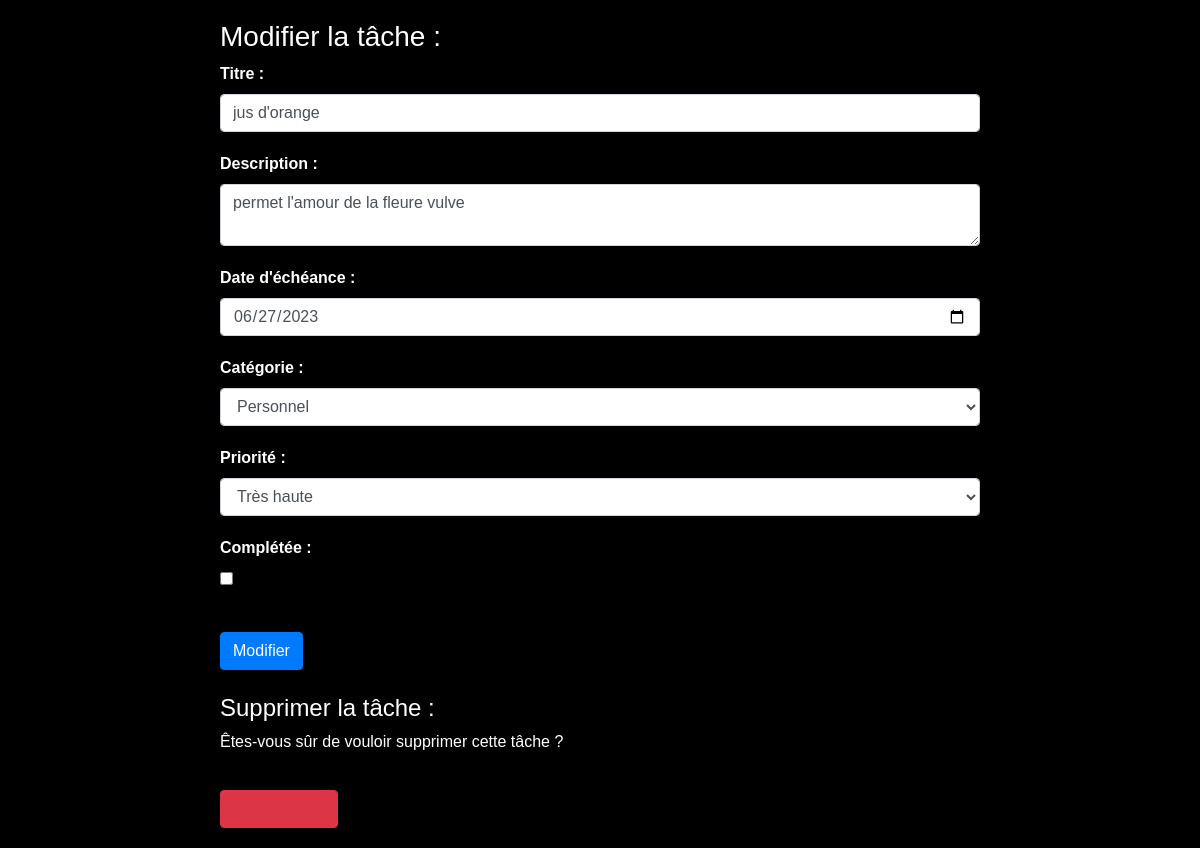
/modifier_tache.php?tache_id=2 (signed in), run on the app's committed database.
### tables this page shows
CREATE TABLE `taches` (
  `id` int(11) NOT NULL,
  `titre` varchar(100) DEFAULT NULL,
  `description` text DEFAULT NULL,
  `date_echeance` date DEFAULT NULL,
  `id_catégorie` int(11) DEFAULT NULL,
  `id_priorité` int(11) DEFAULT NULL,
  `utilisateur_id` int(11) DEFAULT NULL,
  `complétée` tinyint(1) DEFAULT 0
);

### modifier_tache.php (the view, shortened to what this page needs)
<?php
$dsn = "mysql:host=localhost;dbname=taches_projet";
$username = "root";
$password = "";
try {
    $connexion = new PDO($dsn, $username, $password);
    $connexion->setAttribute(PDO::ATTR_ERRMODE, PDO::ERRMODE_EXCEPTION);
} catch (PDOException $e) {
    echo "Erreur de connexion à la base de données : " . $e->getMessage();
    exit;
}
$tache_id = $_GET["tache_id"];
$requete = "SELECT * FROM taches WHERE id = :tache_id";
$statement = $connexion->prepare($requete);
$statement->bindParam(":tache_id", $tache_id);
$statement->execute();
$tache = $statement->fetch(PDO::FETCH_ASSOC);
$categories = $connexion->query("SELECT * FROM Catégorie")->fetchAll(PDO::FETCH_ASSOC);
$priorites = $connexion->query("SELECT * FROM Priorité")->fetchAll(PDO::FETCH_ASSOC);
?>
<!DOCTYPE html>
<html>
<head>
    <link rel="stylesheet" href="https://stackpath.bootstrapcdn.com/bootstrap/4.5.2/css/bootstrap.min.css">
    <link rel="stylesheet" href="https://cdnjs.cloudflare.com/ajax/libs/font-awesome/5.15.3/css/all.min.css">
</head>
<body>
    <div class="container">
        <h3>Modifier la tâche :</h3>
        <form method="POST" action="modifier_tache.php">
            <div class="form-group">
                <label for="titre">Titre :</label>
                <input type="text" id="titre" name="titre" class="form-control" value="<?php echo $tache['titre']; ?>" required>
            </div>
            <div class="form-group">
                <label for="description">Description :</label>
                <textarea id="description" name="description" class="form-control" required><?php echo $tache['description']; ?></textarea>
            </div>
            <div class="form-group">
                <label for="date_echeance">Date d'échéance :</label>
                <input type="date" id="date_echeance" name="date_echeance" class="form-control" value="<?php echo $tache['date_echeance']; ?>" required>
            </div>
            <div class="form-group">
                <label for="id_categorie">Catégorie :</label>
                <select id="id_categorie" name="id_categorie" class="form-control" required>
                    <?php foreach ($categories as $categorie) : ?>
                        <option value="<?php echo $categorie['id']; ?>" <?php echo ($tache['id_catégorie'] == $categorie['id']) ? 'selected' : ''; ?>><?php echo $categorie['nom']; ?></option>
                    <?php endforeach; ?>
                </select>
            </div>
            <div class="form-group">
                <label for="id_priorite">Priorité :</label>
                <select id="id_priorite" name="id_priorite" class="form-control" required>
                    <?php foreach ($priorites as $priorite) : ?>
                        <option value="<?php echo $priorite['id']; ?>" <?php echo ($tache['id_priorité'] == $priorite['id']) ? 'selected' : ''; ?>><?php echo $priorite['nom']; ?></option>
                    <?php endforeach; ?>
                </select>
            </div>
            <div class="form-group">
                <label for="completee">Complétée :</label>
                <input type="checkbox" id="completee" name="completee" <?php echo ($tache['complétée']) ? 'checked' : ''; ?>>
            </div>
            <button type="submit" class="btn btn-primary">Modifier</button>
        </form>
        <div class="mt-4">
            <h4>Supprimer la tâche :</h4>
            <p>Êtes-vous sûr de vouloir supprimer cette tâche ?</p>
            <button id="deleteButton" class="btn btn-danger delete-button"><i class="fas fa-trash"></i> Supprimer</button>
        </div>
    </div>
</body>
</html>

### modifier_tache.php (style rules this page uses)
body { background-color: #000; color: #fff; font-family: Arial, sans-serif; }
.container { max-width: 800px; margin: 0 auto; padding: 20px; }
.form-group { margin-bottom: 20px; }
.form-group label { display: block; font-weight: bold; }
.form-control { width: 100%; }
.btn { margin-top: 20px; }
.delete-button { color: #dc3545; cursor: pointer; }

### data on the page
taches: titre "jus d'orange", description "permet l'amour de la fleure vulve", date_echeance "06/27/2023", id_categorie "Personnel", id_priorite "Très haute"
